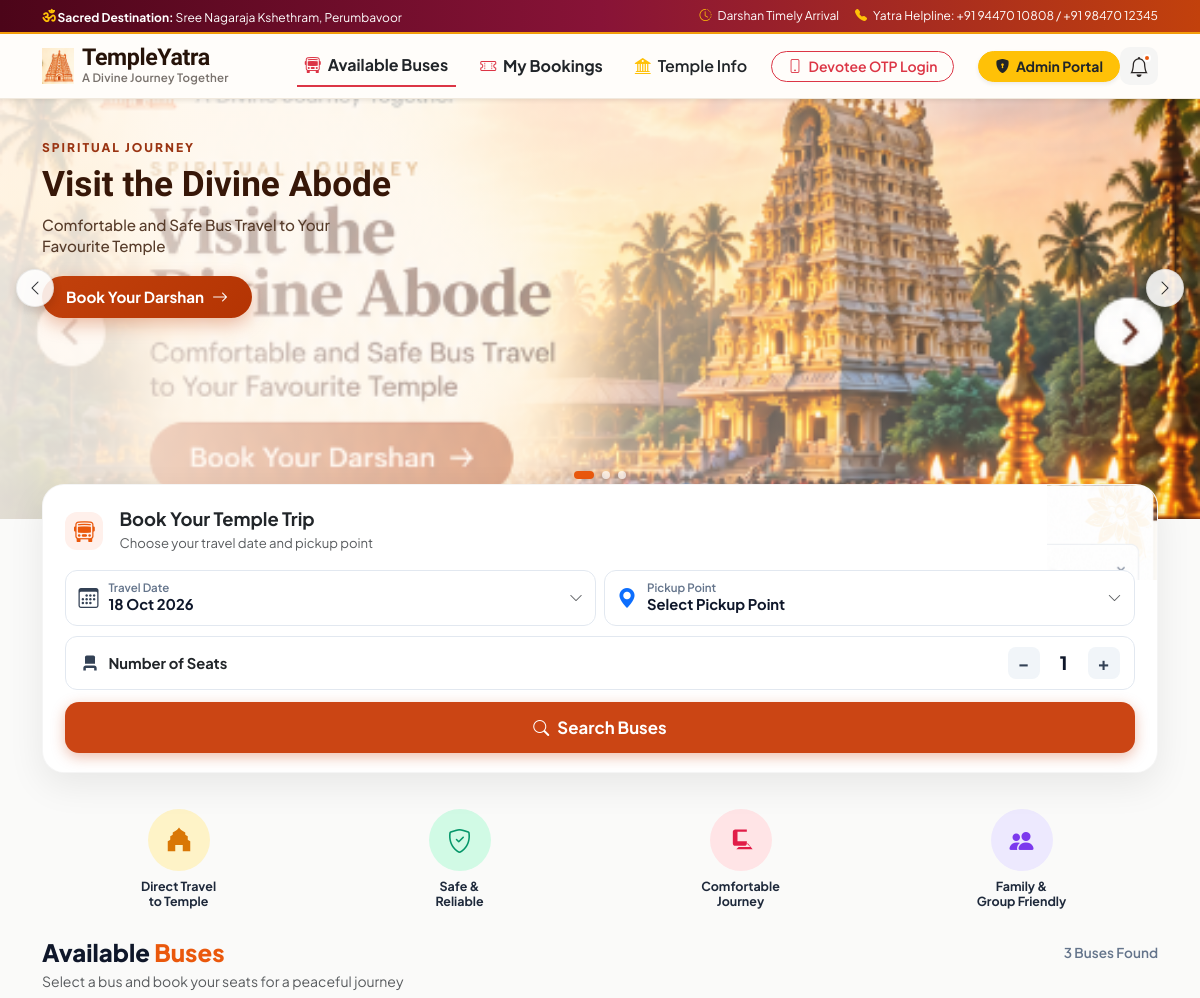
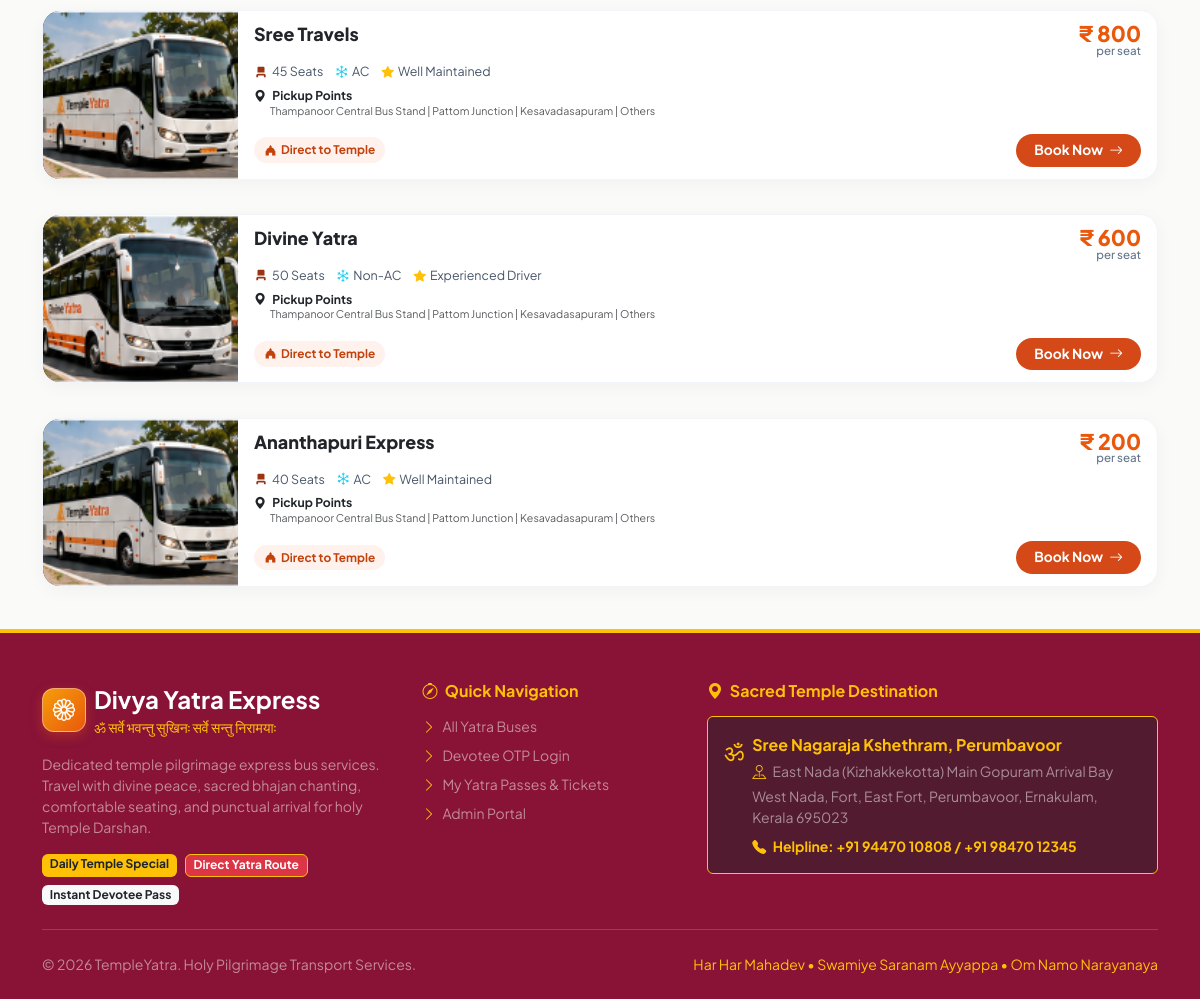
The page / on the database its author committed (2 pictures, top to bottom).
### tables this page shows
CREATE TABLE `settings` (
  `id` int(11) NOT NULL AUTO_INCREMENT,
  `destination_name` varchar(255) NOT NULL,
  `destination_landmark` varchar(255) DEFAULT NULL,
  `destination_address` text DEFAULT NULL,
  `destination_contact` varchar(50) DEFAULT NULL,
  `occupancy_threshold` decimal(5,2) NOT NULL DEFAULT 70.00,
  `admin_alert_phone` varchar(20) NOT NULL DEFAULT '+919876543210',
  `admin_alert_email` varchar(100) NOT NULL DEFAULT 'admin@busbooking.local',
  `payment_gateway_mode` enum('sandbox','live') NOT NULL DEFAULT 'sandbox',
  `razorpay_key_id` varchar(100) DEFAULT 'rzp_test_sampleKey123',
  `razorpay_key_secret` varchar(100) DEFAULT 'rzp_test_sampleSecret456',
  `notification_mode` enum('simulation','api') NOT NULL DEFAULT 'simulation',
  `sms_provider` varchar(50) NOT NULL DEFAULT 'simulation',
  `sms_api_key` varchar(255) DEFAULT NULL,
  `sms_sender_id` varchar(20) DEFAULT 'BUSTRV',
  `whatsapp_provider` varchar(50) NOT NULL DEFAULT 'simulation',
  `whatsapp_api_token` text DEFAULT NULL,
  `whatsapp_phone_number_id` varchar(100) DEFAULT NULL,
  `currency_symbol` varchar(10) NOT NULL DEFAULT '₹',
  `currency_code` varchar(10) NOT NULL DEFAULT 'INR',
  `updated_at` timestamp NOT NULL DEFAULT current_timestamp() ON UPDATE current_timestamp(),
  `hero_title` varchar(255) DEFAULT 'Divya Darshan Yatra to Sri Padmanabhaswamy Temple',
  `hero_subtitle` text DEFAULT NULL,
  `hero_badge_text` varchar(150) DEFAULT 'ॐ Om Namo Narayanaya • Sacred Temple Pilgrimage',
  `hero_image_url` varchar(255) DEFAULT NULL,
  `hero_btn_text` varchar(100) DEFAULT 'Explore Yatra Buses',
  `hero_btn_link` varchar(255) DEFAULT '#available-buses',
  `temple_darshan_info` text DEFAULT NULL,
  PRIMARY KEY (`id`)
);

CREATE TABLE `hero_slides` (
  `id` int(11) NOT NULL AUTO_INCREMENT,
  `title` varchar(255) DEFAULT NULL,
  `subtitle` text DEFAULT NULL,
  `image_url` text NOT NULL,
  `link_url` varchar(255) NOT NULL DEFAULT '#available-buses',
  `button_text` varchar(100) DEFAULT 'Book Yatra Bus',
  `display_order` int(11) NOT NULL DEFAULT 0,
  `is_active` tinyint(1) NOT NULL DEFAULT 1,
  `created_at` timestamp NOT NULL DEFAULT current_timestamp(),
  PRIMARY KEY (`id`)
);

CREATE TABLE `buses` (
  `id` int(11) NOT NULL AUTO_INCREMENT,
  `name` varchar(100) NOT NULL,
  `registration_number` varchar(50) NOT NULL,
  `total_capacity` int(11) NOT NULL,
  `default_rate_per_seat` decimal(10,2) NOT NULL DEFAULT 0.00,
  `is_active` tinyint(1) NOT NULL DEFAULT 1,
  `created_at` timestamp NOT NULL DEFAULT current_timestamp(),
  `updated_at` timestamp NOT NULL DEFAULT current_timestamp() ON UPDATE current_timestamp(),
  `image_url` varchar(255) DEFAULT NULL,
  `bus_type` varchar(100) DEFAULT '2+2 Pushback AC Deluxe',
  `amenities` varchar(255) DEFAULT 'AC, Devotional Songs, Reclining Seats, Water Bottle',
  `rating` decimal(2,1) DEFAULT 4.8,
  PRIMARY KEY (`id`),
  UNIQUE KEY `registration_number` (`registration_number`)
);

### index.php (the view, shortened to what the rows shown need)
<?php
require_once __DIR__ . '/config/config.php';
require_once __DIR__ . '/includes/functions.php';
$db = getDB();
$settings = getSystemSettings();
$selectedDate = cleanInput($_GET['date'] ?? date('Y-m-d'));
$selectedPickup = (int)($_GET['pickup_id'] ?? 0);
$selectedSeats = max(1, min(10, (int)($_GET['seats'] ?? 1)));
$busStmt = $db->prepare("
    SELECT b.*,
           COUNT(t.id) as scheduled_trips_count,
           MIN(t.rate_per_seat) as min_rate,
           COALESCE(SUM(t.total_capacity - t.booked_seats), 0) as total_available_seats
    FROM `buses` b
    LEFT JOIN `trips` t ON t.bus_id = b.id AND t.trip_date = ? AND t.status = 'scheduled'
    WHERE b.is_active = 1
    GROUP BY b.id
    ORDER BY b.id ASC
");
$busStmt->execute([$selectedDate]);
$buses = $busStmt->fetchAll();
$busPickupStops = [];
$busPickupStmt = $db->query("
    SELECT t.bus_id, p.name as pickup_name, p.display_order
    FROM trip_pickup_points tpp
    JOIN trips t ON tpp.trip_id = t.id
    JOIN pickup_points p ON tpp.pickup_point_id = p.id
    WHERE p.is_active = 1
    GROUP BY t.bus_id, p.id
    ORDER BY p.display_order ASC
");
while ($row = $busPickupStmt->fetch()) {
    $busPickupStops[$row['bus_id']][] = $row['pickup_name'];
}
$heroSlidesStmt = $db->query("SELECT * FROM `hero_slides` WHERE is_active = 1 ORDER BY display_order ASC, id ASC");
$heroSlides = $heroSlidesStmt->fetchAll();
require_once __DIR__ . '/includes/header.php';
?>
<section class="hero-mockup-wrapper">
    <div id="templeHeroCarousel" class="carousel slide carousel-fade hero-mockup-carousel" data-bs-ride="carousel" data-bs-interval="6000">
        <?php if (count($heroSlides) > 1): ?>
            <div class="carousel-indicators">
                <?php foreach ($heroSlides as $idx => $s): ?>
                    <button type="button" data-bs-target="#templeHeroCarousel" data-bs-slide-to="<?= $idx ?>" class="<?= ($idx === 0) ? 'active' : '' ?>" aria-current="<?= ($idx === 0) ? 'true' : 'false' ?>" aria-label="Slide <?= $idx + 1 ?>"></button>
                <?php endforeach; ?>
            </div>
        <?php endif; ?>
        <div class="carousel-inner">
            <?php foreach ($heroSlides as $idx => $slide):
                $sImg = !empty($slide['image_url']) ? $slide['image_url'] : BASE_URL . '/assets/images/hero_temple_bg.png';
                if (!preg_match('#^https?://#', $sImg) && !str_starts_with($sImg, '/')) {
                    $sImg = BASE_URL . '/' . ltrim($sImg, '/');
                }
                $sLink = !empty($slide['link_url']) ? $slide['link_url'] : '#available-buses';
                $sBtn = !empty($slide['button_text']) ? $slide['button_text'] : 'Book Your Darshan';
                $sTitle = !empty($slide['title']) ? $slide['title'] : 'Visit the Divine Abode';
                $sSubtitle = !empty($slide['subtitle']) ? $slide['subtitle'] : 'Comfortable and Safe Bus Travel to Your Favourite Temple';
            ?>
                <div class="carousel-item <?= ($idx === 0) ? 'active' : '' ?>">
                    <img src="<?= htmlspecialchars($sImg) ?>" class="hero-mockup-bg" alt="<?= htmlspecialchars($sTitle) ?>">
                    <div class="hero-mockup-overlay"></div>
                    <div class="container h-100">
                        <div class="hero-mockup-content">
                            <div class="hero-pretitle">SPIRITUAL JOURNEY</div>
                            <h1 class="hero-main-title">
                                <?= htmlspecialchars($sTitle) ?>
                            </h1>
                            <p class="hero-main-subtitle">
                                <?= htmlspecialchars($sSubtitle) ?>
                            </p>
                            <div>
                                <a href="<?= htmlspecialchars($sLink) ?>" class="btn-hero-darshan">
                                    <?= htmlspecialchars($sBtn) ?> <i class="bi bi-arrow-right fs-6"></i>
                                </a>
                            </div>
                        </div>
                    </div>
                </div>
            <?php endforeach; ?>
        </div>
    </div>
</section>
<div class="container">
    <section id="available-buses" class="my-4">
        <?php if (empty($buses)): ?>
            <div class="card border-0 rounded-4 p-5 text-center bg-white shadow-sm my-4">
                <div class="display-6 text-muted mb-2"><i class="bi bi-bus-front"></i></div>
                <h5 class="fw-bold text-dark">No Buses Available</h5>
                <p class="text-muted small">No active buses match your query. Please change your travel date.</p>
                <div>
                    <a href="index.php" class="btn btn-sm btn-outline-danger rounded-pill px-4">Reset Search</a>
                </div>
            </div>
        <?php else: ?>
            <div class="d-flex flex-column gap-3">
                <?php foreach ($buses as $bus):
                    $busImg = !empty($bus['image_url']) ? $bus['image_url'] : BASE_URL . '/assets/images/bus1_mockup.png';
                    if (!preg_match('#^https?://#', $busImg) && !str_starts_with($busImg, '/')) {
                        $busImg = BASE_URL . '/' . ltrim($busImg, '/');
                    }
                    $busRate = $bus['min_rate'] ? (float)$bus['min_rate'] : (float)$bus['default_rate_per_seat'];
                    $busType = $bus['bus_type'] ?? 'AC';
                    $isAC = (stripos($busType, 'AC') !== false && stripos($busType, 'Non-AC') === false);
                    $capacity = $bus['total_capacity'] ?? 45;
                    $stops = $busPickupStops[$bus['id']] ?? ['Thrissur', 'Guruvayur', 'Wadakkanchery', 'Others'];
                    $stopsDisplay = implode(' | ', array_slice($stops, 0, 3));
                    if (count($stops) > 3) {
                        $stopsDisplay .= ' | Others';
                    }
                    $badgeHighlight = ($bus['id'] % 2 == 1) ? 'Well Maintained' : 'Experienced Driver';
                    if (!empty($bus['amenities'])) {
                        $amArray = explode(',', $bus['amenities']);
                        foreach ($amArray as $am) {
                            $amClean = trim($am);
                            if (stripos($amClean, 'Maintained') !== false || stripos($amClean, 'Driver') !== false || stripos($amClean, 'Sanitized') !== false) {
                                $badgeHighlight = $amClean;
                                break;
                            }
                        }
                    }
                ?>
                    <div class="horizontal-bus-card">
                        <div class="bus-img-col">
                            <img src="<?= htmlspecialchars($busImg) ?>" alt="<?= htmlspecialchars($bus['name']) ?>" loading="lazy" onerror="this.src='<?= BASE_URL ?>/assets/images/bus1_mockup.png'">
                        </div>
                        <div class="bus-info-col">
                            <div class="d-flex justify-content-between align-items-start gap-2">
                                <div>
                                    <h4 class="bus-name-title">
                                        <a href="<?= BASE_URL ?>/bus-details.php?id=<?= $bus['id'] ?>&date=<?= $selectedDate ?>&seats=<?= $selectedSeats ?>&pickup_id=<?= $selectedPickup ?>" class="text-decoration-none text-dark">
                                            <?= htmlspecialchars($bus['name']) ?>
                                        </a>
                                    </h4>
                                </div>
                                <div class="bus-rate-display">
                                    <div class="bus-rate-amount">₹ <?= number_format($busRate, 0) ?></div>
                                    <div class="bus-rate-unit">per seat</div>
                                </div>
                            </div>
                            <div class="bus-specs-row">
                                <div class="d-inline-flex align-items-center gap-1">
                                    <svg width="14" height="14" viewBox="0 0 24 24" fill="#9a3412">
                                        <path d="M4 18V21H7V18H17V21H20V18C20 16.3431 18.6569 15 17 15H7C5.34315 15 4 16.3431 4 18Z"/>
                                        <path d="M6 13V5C6 3.89543 6.89543 3 8 3H16C17.1046 3 18 3.89543 18 5V13H6Z"/>
                                    </svg>
                                    <span><?= $capacity ?> Seats</span>
                                </div>
                                <div class="d-inline-flex align-items-center gap-1">
                                    <i class="bi bi-snow text-info"></i>
                                    <span><?= $isAC ? 'AC' : 'Non-AC' ?></span>
                                </div>
                                <div class="d-inline-flex align-items-center gap-1">
                                    <i class="bi bi-star-fill text-warning"></i>
                                    <span><?= htmlspecialchars($badgeHighlight) ?></span>
                                </div>
                            </div>
                            <div class="bus-pickups-row">
                                <i class="bi bi-geo-alt-fill text-dark me-1"></i>
                                <strong class="text-dark">Pickup Points</strong>
                                <div class="text-muted small ps-3">
                                    <?= htmlspecialchars($stopsDisplay) ?>
                                </div>
                            </div>
                            <div class="d-flex justify-content-between align-items-center mt-2 flex-wrap gap-2">
                                <span class="badge-direct-temple">
                                    <svg width="13" height="13" viewBox="0 0 24 24" fill="currentColor">
                                        <path d="M12 2L15 6H9L12 2Z"/>
                                        <path d="M5 9L12 5L19 9V13H5V9Z"/>
                                        <path d="M3 13L12 8L21 13V21H15V16H9V21H3V13Z"/>
                                    </svg>
                                    Direct to Temple
                                </span>
                                <a href="<?= BASE_URL ?>/bus-details.php?id=<?= $bus['id'] ?>&date=<?= $selectedDate ?>&seats=<?= $selectedSeats ?>&pickup_id=<?= $selectedPickup ?>" class="btn-book-now-pill">
                                    Book Now <i class="bi bi-arrow-right"></i>
                                </a>
                            </div>
                        </div>
                    </div>
                <?php endforeach; ?>
            </div>
        <?php endif; ?>
    </section>
</div>
<?php require_once __DIR__ . '/includes/footer.php'; ?>

### includes/header.php (shortened to what the rows shown need)
<?php
require_once __DIR__ . '/../config/config.php';
require_once __DIR__ . '/functions.php';
$settings = getSystemSettings();
$destName = $settings['destination_name'] ?? 'Predefined Temple Destination';
?>
<!DOCTYPE html>
<html lang="en">
<head>
    <link href="https://cdn.jsdelivr.net/npm/bootstrap@5.3.3/dist/css/bootstrap.min.css" rel="stylesheet">
    <link href="https://cdn.jsdelivr.net/npm/bootstrap-icons@1.11.3/font/bootstrap-icons.min.css" rel="stylesheet">
    <link rel="stylesheet" href="<?= BASE_URL ?>/assets/css/style.css">
</head>
<body>
<div class="top-announcement-bar py-1 px-3">
    <div class="container d-flex justify-content-between align-items-center small flex-wrap gap-2">
        <div>
            <span class="text-warning fw-bold fs-6">ॐ</span>
            <strong>Sacred Destination:</strong> <?= htmlspecialchars($destName) ?>
        </div>
        <div class="d-none d-md-flex gap-3 align-items-center">
            <span><i class="bi bi-clock-history me-1 text-warning"></i> Darshan Timely Arrival</span>
            <span><i class="bi bi-telephone-fill me-1 text-warning"></i> Yatra Helpline: <?= htmlspecialchars($settings['destination_contact'] ?? '+91 94470 10808') ?></span>
        </div>
    </div>
</div>

### includes/footer.php (shortened to what the rows shown need)
<footer class="bg-maroon text-light pt-5 pb-4 mt-auto border-top border-4 border-warning">
    <div class="container">
        <div class="row g-4">
            <div class="col-lg-5 col-md-12">
                <div class="card bg-dark bg-opacity-50 border-warning p-3 text-white small">
                    <div class="d-flex align-items-start gap-2">
                        <div>
                            <strong class="text-warning fs-6"><?= htmlspecialchars($settings['destination_name'] ?? 'Sacred Temple Destination') ?></strong>
                            <div class="mt-1 text-white-50"><i class="bi bi-pin-map text-warning me-1"></i> <?= htmlspecialchars($settings['destination_landmark'] ?? '') ?></div>
                            <div class="mt-1 text-white-50"><?= htmlspecialchars($settings['destination_address'] ?? '') ?></div>
                            <div class="mt-2 text-warning fw-bold"><i class="bi bi-telephone-fill me-1"></i> Helpline: <?= htmlspecialchars($settings['destination_contact'] ?? '') ?></div>
                        </div>
                    </div>
                </div>
            </div>
        </div>
    </div>
</footer>
</body>
</html>

### rows shown on the page
settings: destination_name "Sree Nagaraja Kshethram, Perumbavoor", destination_contact "+91 94470 10808 / +91 98470 12345", destination_landmark "East Nada (Kizhakkekotta) Main Gopuram Arrival Bay", destination_address "West Nada, Fort, East Fort, Perumbavoor, Ernakulam, Kerala 695023"
hero_slides: image_url (picture), title "Visit the Divine Abode", subtitle "Comfortable and Safe Bus Travel to Your Favourite Temple", button_text "Book Your Darshan"
buses: image_url (picture), name "Sree Travels", busRate "800", total_capacity "45", bus_type "AC", amenities "Well Maintained", id "Thampanoor Central Bus Stand | Pattom Junction | Kesavadasapuram | Others"
buses: image_url (picture), name "Divine Yatra", busRate "600", total_capacity "50", bus_type "Non-AC", amenities "Experienced Driver", id "Thampanoor Central Bus Stand | Pattom Junction | Kesavadasapuram | Others"
buses: image_url (picture), name "Ananthapuri Express", busRate "200", total_capacity "40", bus_type "AC", id "Well Maintained", id "Thampanoor Central Bus Stand | Pattom Junction | Kesavadasapuram | Others"

### other values the page prints
date('d M Y', strtotime($selectedDate)) "18 Oct 2026"
$selectedPickupName "Select Pickup Point"
$selectedSeats "1"
count($buses) "3"
APP_NAME "Divya Yatra Express"
